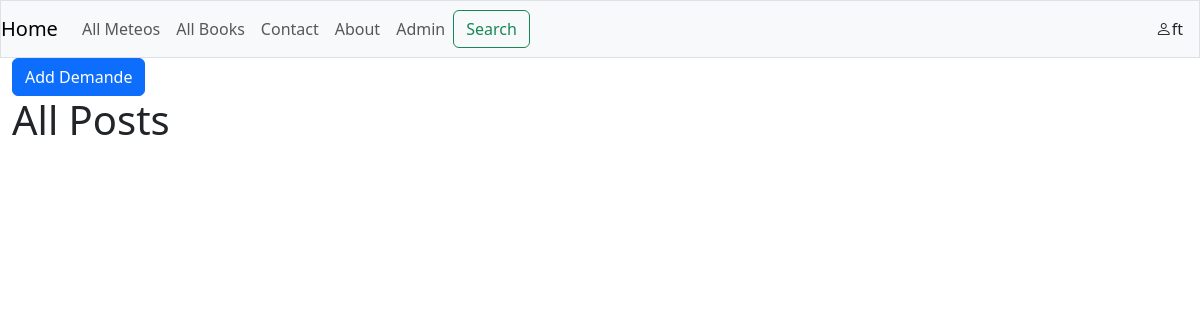
The app's page /demandes/ (signed in), older data.
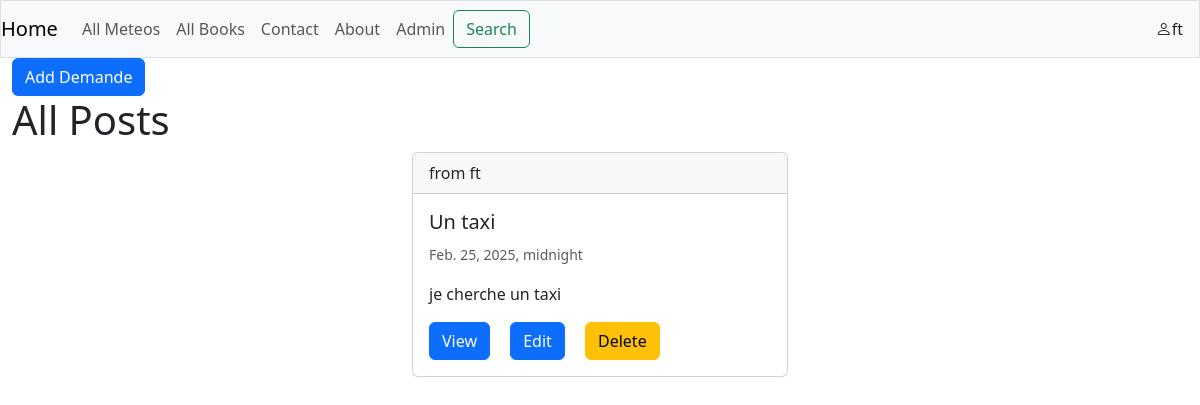
The same page, newer data.
### demandes/models.py (models this page shows, shortened)
class Demandes(models.Model):
    user = models.ForeignKey(User, default=1, null=True, on_delete=models.SET_NULL,related_name='demandes')
    title = models.CharField(max_length=144)
    slug = models.SlugField(unique=True)
    content = models.TextField(null=True, blank=True)
    publish_date = models.DateTimeField(auto_now=False, auto_now_add=False, null=True, blank=True)
    timestamp = models.DateTimeField(auto_now_add=True)
    updated = models.DateTimeField(auto_now=True)
    objects=models.Manager()
    CATEGORY_CHOICES = [
        ('courses', 'Courses'),
        ('livraison', 'Livraison'),
        ('transport', 'Transport'),
    ]
    category = models.CharField(max_length=20, choices=CATEGORY_CHOICES, default='courses')
    description = models.TextField(null=True, blank=True)
    status = models.CharField(max_length=20,null=True, blank=True)
    class Meta:
        ordering=['-publish_date', '-updated', '-timestamp']
    def get_absolute_url(self):
        return f"/demandes/{self.slug}"
    def get_edit_url(self):
        return f"{self.get_absolute_url()}/edit"
    def get_delete_url(self):
        return f"{self.get_absolute_url()}/delete"

### demandes/views.py (the view)
# urls.py: path('demandes/', views.list, name='list'),
def list(request):
    if (request.user.is_staff):
        queryset=Demandes.objects.all()
    else:
        queryset=Demandes.objects.all().published()
    template='demandes/list.html'
    context ={"title":'All Posts', "object_list": queryset}
    return render(request,template, context)

### demandes/templates/demandes/list.html
{% extends "base.html" %}
{% block content %}
{% if request.user.is_anonymous %}
{% else %}
<a href="/demandes-new" class="card-link btn btn-primary">Add Demande</a>
{% endif %}
<H1>{{title}}</H1>
<div class="row">
{% for demande in object_list %}
<div class='col-12 col-md-4 mx-auto'>
{% include 'demandes/list_inline.html' with item=demande detail=False %}
</div>
{% endfor %}
</div>
{% endblock %}

### templates/base.html (shortened to what this page needs)
<!doctype html>
<html lang="en">
<head>
    <link href="https://cdn.jsdelivr.net/npm/bootstrap@5.3.2/dist/css/bootstrap.min.css" rel="stylesheet"
>
    <link rel="stylesheet" href="https://cdn.jsdelivr.net/npm/bootstrap-icons@1.11.3/font/bootstrap-icons.min.css">
    </head>
<body>
    {% include 'navbar.html' %}
    <div class="container-fluid">
                {% block content %}{% endblock %}
    </div>
</body>
</html>

### templates/navbar.html (shortened to what this page needs)
<nav class="navbar navbar-expand-lg sticky-top navbar-light bg-light border">
  <a class="navbar-brand" href="/">Home</a>
  <div class="collapse navbar-collapse" id="navbarSupportedContent">
    <ul class="navbar-nav mr-auto ">
      <li class="nav-item">
        <a class="nav-link" href="/hmeteo">All Meteos</a>
      </li>
      <li class="nav-item">
        <a class="nav-link" href="/book">All Books</a>
      </li>
       <li class="nav-item">
      <li class="nav-item">
        <a class="nav-link" href='/contact'>Contact</a>
      </li>
      <li class="nav-item">
        <a class="nav-link" href='/about'>About</a>
      </li>
      {% if user.is_staff %}
      <li class="nav-item">
        <a class="nav-link" href='/admin/'>Admin</a>
      </li>
      {% endif %}
       </ul>
    {% if user.is_authenticated %}
    <form class="form-inline my-2 my-lg-0" action="/search/">
     <button class="btn btn-outline-success my-2 my-sm-0" type="submit">Search</button>
    </form>
  </div>
  <a class="nav-link ml-auto me-3" href='/userprofile'><i class="bi bi-person"></i>{{user.username}}  </a>
  {% else %}
  <div class="navbar-text"><a href='/login/'><i class="bi bi-person"></i>Login</a></div>
  {% endif%}
</nav>

### demandes/templates/demandes/list_inline.html (shortened to what this page needs)
<div class="card">
    <div class="card-header">from {{item.user}}</div>
    <div class="card-body {% if not item.publish_date %} border border-warning text-muted {% endif %}">
        <h5 class="card-title">{{item.title}}</h5>
        <small class="text-muted">{{item.publish_date}} </small>
        {% if detail%}
        <p class="card-text">{{item.content|linebreaks}}</p>
        {% else%}
        <p class="card-text">{{item.content|linebreaks|truncatewords:30}}</p>
        <a class="card-link btn btn-primary" href="{{item.get_absolute_url}}">View</a>
        {% if request.user == demande.user%}
        <a href="{{demande.get_edit_url}}" class="card-link btn btn-primary">Edit</a>
        <a href="{{demande.get_delete_url}}" class="card-link btn btn-warning">Delete</a>
        {% endif %}
        {% endif%}
    </div>
</div>

Row changes from the older to the newer data that the page shows:
added Demandes: user "ft", title "Un taxi", publish_date "Feb. 25, 2025, midnight", content "je cherche un taxi"
